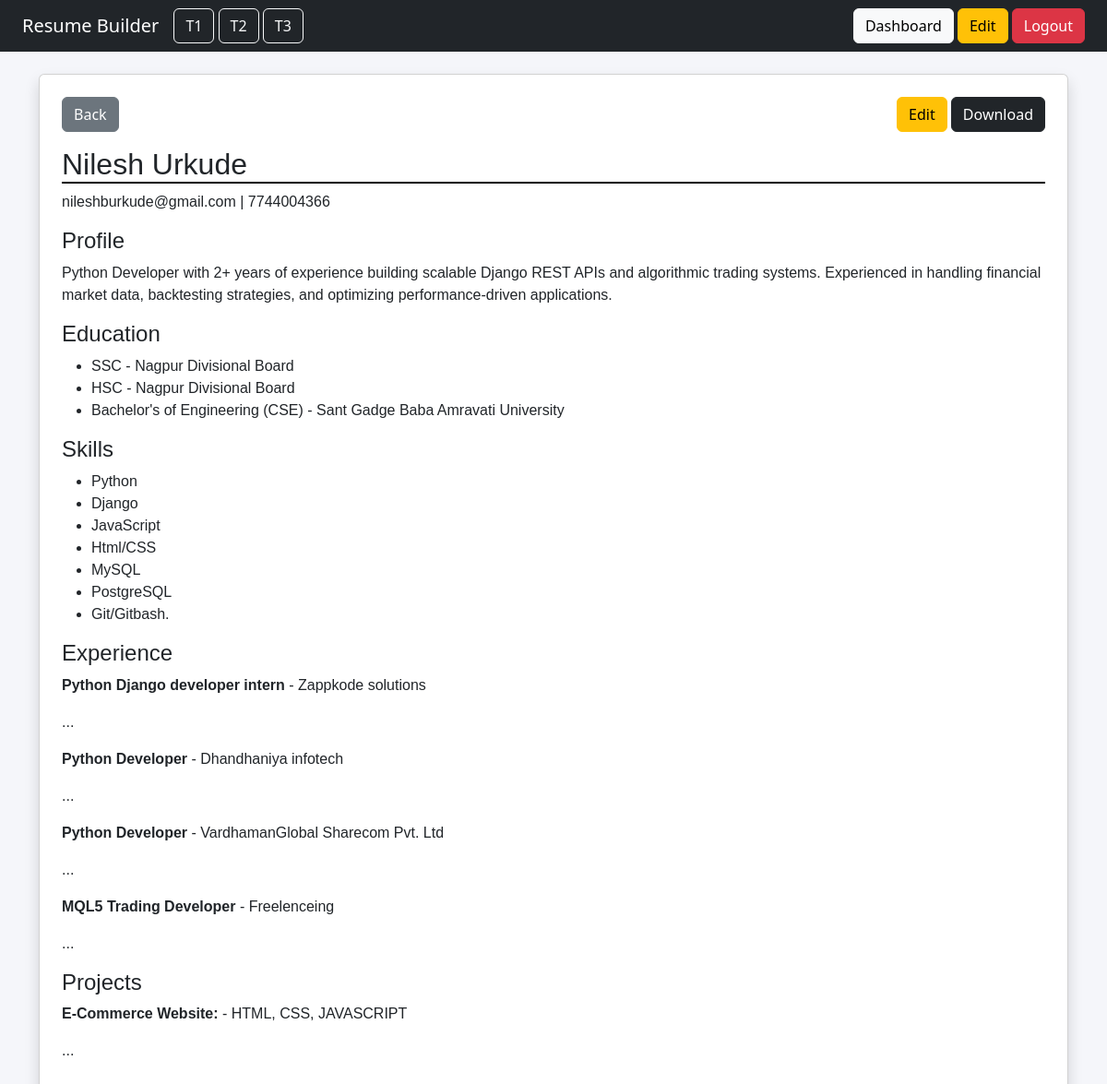
Screenshot of /view/t2/ (signed in) with the database file from the repository.
### resumes/models.py (models this page shows)
class Resume(models.Model):
    user = models.OneToOneField(User, on_delete=models.CASCADE)
    title = models.CharField(max_length=100)
    full_name = models.CharField(max_length=100)
    email = models.EmailField()
    phone = models.CharField(max_length=15)
    summary = models.TextField()
    template = models.CharField(
        max_length=10,
        choices=[('t1','Template1'),('t2','Template2'),('t3','Template3')],
        default='t1'
    )

class Education(models.Model):
    resume = models.ForeignKey(Resume, on_delete=models.CASCADE, related_name='educations')
    degree = models.CharField(max_length=100)
    college = models.CharField(max_length=150)
    year = models.CharField(max_length=10)

class Skill(models.Model):
    resume = models.ForeignKey(Resume, on_delete=models.CASCADE, related_name='skills')
    name = models.CharField(max_length=100)

class Experience(models.Model):
    resume = models.ForeignKey(Resume, on_delete=models.CASCADE, related_name='experiences')
    job_title = models.CharField(max_length=100)
    company = models.CharField(max_length=100)
    duration = models.CharField(max_length=50)
    description = models.TextField()

class Project(models.Model):
    resume = models.ForeignKey(Resume, on_delete=models.CASCADE, related_name='projects')
    name = models.CharField(max_length=100)
    description = models.TextField()
    tech_stack = models.CharField(max_length=200)

### resumes/views.py (the view)
# urls.py: path('view/<str:template>/', views.view_resume, name='view_resume'),
@login_required
def view_resume(request, template):
    resume = Resume.objects.filter(user=request.user).first()
    if not resume:
        return redirect('dashboard')
    template_map = {
        't1': 'resumes/t1.html',
        't2': 'resumes/t2.html',
        't3': 'resumes/t3.html'
    }
    template_name = template_map.get(template, 'resumes/t1.html')
    return render(request, 'resumes/view_wrapper.html', {
        'resume': resume,
        'template_name': template_name,
        'selected_template': template
    })

### templates/resumes/view_wrapper.html
{% extends 'base.html' %}
{% block content %}
<div class="card p-4 shadow">
<div class="d-flex justify-content-between mb-3">
    <a href="/dashboard/" class="btn btn-secondary">Back</a>
    <div>
        <a href="{% url 'create_resume' %}?next={{ selected_template }}" class="btn btn-warning">Edit</a>
        <a href="/download/{{ selected_template }}/" class="btn btn-dark">Download</a>
    </div>
</div>
{% include template_name %}
</div>
{% endblock %}

### templates/resumes/t2.html
<div style="font-family:Arial;">
<h2 style="border-bottom:2px solid black;">
{{ resume.full_name }}
</h2>
<p>{{ resume.email }} | {{ resume.phone }}</p>
<h4>Profile</h4>
<p>{{ resume.summary }}</p>
<h4>Education</h4>
<ul>
{% for edu in resume.educations.all %}
<li>{{ edu.degree }} - {{ edu.college }}</li>
{% endfor %}
</ul>
<h4>Skills</h4>
<ul>
{% for skill in resume.skills.all %}
<li>{{ skill.name }}</li>
{% endfor %}
</ul>
<h4>Experience</h4>
{% for exp in resume.experiences.all %}
<p><b>{{ exp.job_title }}</b> - {{ exp.company }}</p>
<p>{{ exp.description }}</p>
{% endfor %}
<h4>Projects</h4>
{% for proj in resume.projects.all %}
<p><b>{{ proj.name }}</b> - {{ proj.tech_stack }}</p>
<p>{{ proj.description }}</p>
{% endfor %}
</div>

### rows the page displays
Resume: full_name "Nilesh Urkude", email "nileshburkude@gmail.com", phone "7744004366", summary "Python Developer with 2+ years of experience building scalable Django REST APIs and algorithmic trading systems. Experienced in handling financial market data, backtesting strategies, and optimizing performance-driven applications."
Education: degree "SSC", college "Nagpur Divisional Board"
Education: degree "HSC", college "Nagpur Divisional Board"
Education: degree "Bachelor's of Engineering (CSE)", college "Sant Gadge Baba Amravati University"
Skill: name "Python"
Skill: name "Django"
Skill: name "JavaScript"
Skill: name "Html/CSS"
Skill: name "MySQL"
Skill: name "PostgreSQL"
Skill: name "Git/Gitbash."
Experience: job_title "Python Django developer intern", company "Zappkode solutions", description "..."
Experience: job_title "Python Developer", company "Dhandhaniya infotech", description "..."
Experience: job_title "Python Developer", company "VardhamanGlobal Sharecom Pvt. Ltd", description "..."
Experience: job_title "MQL5 Trading Developer", company "Freelenceing", description "..."
Project: name "E-Commerce Website:", tech_stack "HTML, CSS, JAVASCRIPT", description "..."
